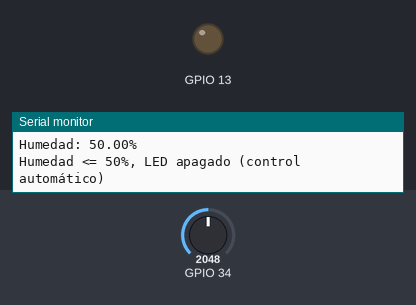
This sketch was run on a simulated ESP32. On the bench: output pins drawn as LEDs (lit = HIGH), the last lines printed to the serial monitor. The inputs (shaded band) are chosen by the test bench; at power-on: GPIO 34 = 2048. WiFi joins after 1.5 s; servers stay silent unless stated; no MQTT or app messages arrive unless stated.

Above: at 3.2 s.
3.3 s: GPIO 34 set to 2159
At 4.5 s:
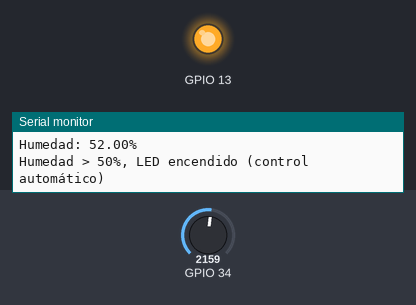
9.5 s: GPIO 34 set to 2047
At 10.4 s:
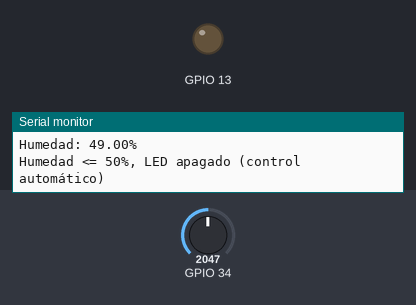
11.5 s: GPIO 34 set to 2866
At 13.2 s:
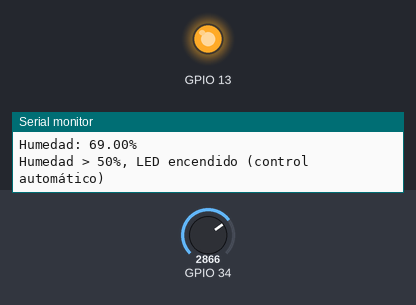
Timing chart, 0 to 14.7 s (numbered marks = the images above; inputs shaded):
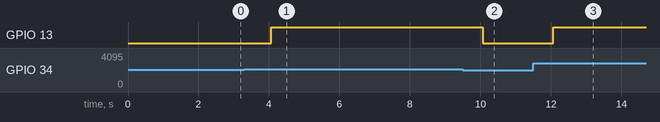

The sketch:

IOT2.ino
```cpp
#include <WiFi.h>
#include <PubSubClient.h>

// Configuración de la red WiFi y MQTT
const char* ssid = "Rela";
const char* password = "ReiaE@";
const char* mqtt_server = "broker.hivemq.com";
const int mqtt_port = 1883;
const char* mqtt_topic_led = "tito/LED";            // Tópico para el control automático del LED
const char* mqtt_topic_led_manual = "tito/LEDManual"; // Tópico para el control manual del LED
const char* mqtt_topic_humidity = "tito/Humidity";  // Tópico para publicar la humedad

// Clase SmartLED
class SmartLED {
private:
  WiFiClient espClient;
  PubSubClient client;
  const int ledPin;
  const int sensorPin;
  bool manualControl;

public:
  // Constructor
  SmartLED(int ledPin, int sensorPin)
    : client(espClient), ledPin(ledPin), sensorPin(sensorPin), manualControl(false) {}

  // Configuración de la conexión WiFi
  void setupWiFi(const char* ssid, const char* password) {
    delay(10);
    Serial.print("Conectando a ");
    Serial.println(ssid);
    WiFi.begin(ssid, password);
    while (WiFi.status() != WL_CONNECTED) {
      delay(1000);
      Serial.print(".");
    }
    Serial.println("\nWiFi conectado");
    Serial.print("IP: ");
    Serial.println(WiFi.localIP());
  }

  // Configuración del cliente MQTT y la función callback
  void setupMQTT(const char* mqtt_server, int mqtt_port) {
    client.setServer(mqtt_server, mqtt_port);
    client.setCallback([this](char* topic, byte* message, unsigned int length) { this->callback(topic, message, length); });
  }

  // Función callback para manejar los mensajes recibidos en los tópicos MQTT
  void callback(char* topic, byte* message, unsigned int length) {
    String receivedMessage = "";
    for (int i = 0; i < length; i++) {
      receivedMessage += (char)message[i];
    }
    receivedMessage.trim();

    Serial.print("Mensaje recibido en el topic [");
    Serial.print(topic);
    Serial.print("]: ");
    Serial.println(receivedMessage);

    // Control manual a través del tópico "LEDManual"
    if (String(topic) == mqtt_topic_led_manual) {
      manualControl = true;  // Cambiar a control manual
      if (receivedMessage == "1") {
        digitalWrite(ledPin, HIGH);
        Serial.println("LED encendido (control manual)");
      } else if (receivedMessage == "0") {
        digitalWrite(ledPin, LOW);
        Serial.println("LED apagado (control manual)");
      }
    } else if (String(topic) == mqtt_topic_led) {
      manualControl = false;  // Cambiar a control automático
    }
  }

  // Reconexión al broker MQTT si se pierde la conexión
  void reconnect() {
    while (!client.connected()) {
      Serial.print("Intentando conexión MQTT...");
      if (client.connect("IoT")) {
        Serial.println("conectado");
        client.subscribe(mqtt_topic_led);
        client.subscribe(mqtt_topic_led_manual);
      } else {
        Serial.print("fallido, rc=");
        Serial.print(client.state());
        Serial.println(" intentando de nuevo en 5 segundos");
        delay(5000);
      }
    }
  }

  // Configuración inicial del sistema
  void setup() {
    Serial.begin(115200);
    pinMode(ledPin, OUTPUT);
    pinMode(sensorPin, INPUT);  // Configurar el pin del sensor de humedad como entrada
    digitalWrite(ledPin, LOW);  // Asegurar que el LED está apagado al inicio
    setupWiFi(ssid, password);  // Configurar WiFi
    setupMQTT(mqtt_server, mqtt_port);  // Configurar MQTT
  }

  // Publicar la humedad en el tópico MQTT
  void publishHumidity() {
    int humedad = analogRead(sensorPin);  // Leer el valor del sensor
    float porcentajeHumedad = map(humedad, 0, 4095, 0, 100);  // Convertir a porcentaje
    String humedadStr = String(porcentajeHumedad);
    client.publish(mqtt_topic_humidity, humedadStr.c_str());

    Serial.print("Humedad: ");
    Serial.print(porcentajeHumedad);
    Serial.println("%");

    if (!manualControl) {  // Control automático basado en la humedad
      if (porcentajeHumedad > 50) {
        digitalWrite(ledPin, HIGH);
        Serial.println("Humedad > 50%, LED encendido (control automático)");
      } else {
        digitalWrite(ledPin, LOW);
        Serial.println("Humedad <= 50%, LED apagado (control automático)");
      }
    }
  }

  // Ejecutar el bucle principal
  void loop() {
    if (!client.connected()) {
      reconnect();
    }
    client.loop();
    publishHumidity();
    delay(2000);  // Esperar antes de la próxima lectura
  }
};

// Instanciar el objeto SmartLED
SmartLED smartLED(13, 34);  // Usar pin 13 para el LED y pin 34 para el sensor de humedad

void setup() {
  smartLED.setup();  // Configuración inicial
}

void loop() {
  smartLED.loop();  // Ejecutar el bucle principal
}
```

Measured:
- the behaviour switches between 2088 and 2089 on GPIO 34 (found by bisection; images 0 and 1)
- after the input at 3.3 s, GPIO 13: LOW → HIGH after 0.77 s
- after the input at 9.5 s, GPIO 13: HIGH → LOW after 0.57 s
- after the input at 11.5 s, GPIO 13: LOW → HIGH after 0.57 s
